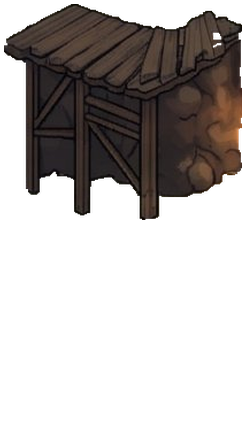
#> input picture assets/town/abrigo.png, 246 x 440 px, given in place of casa_a.png, which was not available
$ python build_suburbios.py
#> lines starting #> are read from the running program, lines starting #| are printed output that depends on the picture; after the words box and inside, x2 and y2 are one past the last pixel; in counts of white or black regions, pixels touching at a corner belong together
"""Arte dos Subúrbios Apagados (assets/biomes/suburbios). Rodar na raiz do projeto:

    python3 tools/build_suburbios.py [folha.png]

Parte da arte reaproveita peças do jogo (casas da cidade, portões, carroças), recolorida para a
noite apagada: janelas escuras, cores lavadas, musgo cinzento. O resto é desenhado aqui, em
pixel de arte, com o mesmo contorno azul-marinho e sombra em 3 tons dos heróis (ESTILO_VISUAL.md).
Toda peça sai como as outras do jogo: 288x672, pé no centro da imagem, pixel de arte ampliado 2x.
"""
from __future__ import annotations

import colorsys
import math
import random
import shutil
import sys
from pathlib import Path

import numpy as np
from PIL import Image, ImageDraw, ImageFilter

OUT = Path("assets/biomes/suburbios")
SRC = Path("assets")

# Paleta (ESTILO_VISUAL.md): mundo frio e lavado; a luz quente só onde há chama.
INK = (27, 24, 43)  # contorno
IRON = [(30, 33, 48), (48, 53, 72), (74, 81, 104), (104, 112, 138)]
STONE = [(62, 60, 70), (86, 84, 94), (114, 111, 120), (146, 142, 150)]
MOSS = [(48, 62, 52), (66, 84, 64), (90, 108, 80)]
HEDGE = [(20, 32, 32), (28, 46, 40), (38, 62, 48), (56, 82, 60)]
BARK = [(38, 30, 34), (58, 46, 48), (80, 64, 62), (104, 86, 80)]
LEAF = [(56, 40, 40), (84, 56, 48), (112, 74, 56)]
PLUM = [(44, 31, 58), (64, 44, 80), (88, 62, 104), (112, 84, 126)]
WINE = [(66, 28, 40), (98, 40, 52), (130, 58, 66)]
CREAM = [(120, 110, 100), (154, 142, 124), (186, 172, 148)]
STEEL = [(40, 42, 56), (58, 62, 78), (80, 86, 102), (106, 112, 128)]
RUST = [(90, 52, 42), (122, 72, 52), (150, 96, 64)]
GLASS = [(24, 30, 46), (38, 50, 72), (66, 86, 112)]
FLAME = [(214, 120, 40), (245, 176, 64), (255, 232, 160)]
WATER = [(30, 50, 64), (52, 82, 98), (96, 136, 150)]


# --- Base: tela de arte, contorno e saída no tamanho do jogo ------------------------

class Canvas:
    """Tela em pixel de arte. O pé da peça fica em (cx, foot)."""

    def __init__(self, w=144, h=168):
        self.im = Image.new("RGBA", (w, h), (0, 0, 0, 0))
        self.d = ImageDraw.Draw(self.im)
        self.w, self.h = w, h

    def rect(self, x0, y0, x1, y1, c):
        self.d.rectangle((round(x0), round(y0), round(x1), round(y1)), fill=c + (255,))

    def poly(self, pts, c):
        self.d.polygon([(round(x), round(y)) for x, y in pts], fill=c + (255,))

    def ellipse(self, x0, y0, x1, y1, c):
        self.d.ellipse((round(x0), round(y0), round(x1), round(y1)), fill=c + (255,))

    def line(self, pts, c, w=1):
        self.d.line([(round(x), round(y)) for x, y in pts], fill=c + (255,), width=w)

    def px(self, x, y, c):
        if 0 <= x < self.w and 0 <= y < self.h:
            self.im.putpixel((int(x), int(y)), c + (255,))

    def paste(self, other: Image.Image, x, y):
        self.im.alpha_composite(other, (int(x), int(y)))

    # [11 lines left out: function outline, not called in this run]


def drop_specks(art: Image.Image, smallest=14) -> Image.Image:
    """Tira pontinhos soltos (sobras de folha ou de recorte) longe da peça."""
    a = np.array(art)
    solid = a[..., 3] > 0
    seen = np.zeros_like(solid)
    h, w = solid.shape
    for y0 in range(h):
        for x0 in range(w):
            if not solid[y0, x0] or seen[y0, x0]:
                continue
            stack = [(y0, x0)]
            seen[y0, x0] = True
            group = []
            while stack:
                y, x = stack.pop()
                group.append((y, x))
                for dy, dx in ((1, 0), (-1, 0), (0, 1), (0, -1)):
                    ny, nx = y + dy, x + dx
                    if 0 <= ny < h and 0 <= nx < w and solid[ny, nx] and not seen[ny, nx]:
                        seen[ny, nx] = True
                        stack.append((ny, nx))
            if len(group) < smallest:
                for y, x in group:
                    a[y, x, 3] = 0
    return Image.fromarray(a)


def finish(art: Image.Image, foot_x=None, foot_y=None) -> Image.Image:
    """Peça em pixel de arte -> imagem do jogo (288x672, pé no centro, ampliada 2x)."""
    art = drop_specks(art)
    box = art.getbbox()
    if box is None:
        raise ValueError("peça vazia")
    if foot_x is None:
        foot_x = (box[0] + box[2]) / 2
    if foot_y is None:
        foot_y = box[3]
    out = Image.new("RGBA", (144, 336))
    out.alpha_composite(art, (int(round(72 - foot_x)), int(round(168 - foot_y))))
    return out.resize((288, 672), Image.Resampling.NEAREST)


def from_game(path: Path) -> Image.Image:
    """Peça do jogo (288x672, 2x) -> pixel de arte."""
    im = Image.open(path).convert("RGBA")
#> im is the input picture: PIL image 246x440 RGBA; mean R, G, B, A 20.3, 16, 14.1, 88.3
    return im.resize((im.width // 2, im.height // 2), Image.Resampling.NEAREST)


def save(im: Image.Image, name: str):
    OUT.mkdir(parents=True, exist_ok=True)
    im.save(OUT / f"{name}.png", optimize=True)


# --- Recolorir para a noite apagada ---------------------------------------------------

def _hsv(a):
    rgb = a[..., :3].astype(np.float32) / 255.0
    mx = rgb.max(-1)
    mn = rgb.min(-1)
    diff = mx - mn
    h = np.zeros_like(mx)
    m = diff > 1e-6
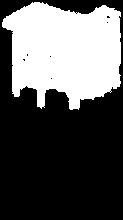
#> m: shape (220, 123) bool; 35.3% white; 1 white region, box (x1, y1, x2, y2) and area: (2, 2, 121, 110) 9556
    r, g, b = rgb[..., 0], rgb[..., 1], rgb[..., 2]
    idx = m & (mx == r)
#> idx: shape (220, 123) bool; 34.1% white; 1 white region, box (x1, y1, x2, y2) and area: (2, 2, 121, 110) 9237
    h[idx] = ((g - b)[idx] / diff[idx]) % 6
    idx = m & (mx == g)
#> idx: shape (220, 123) bool; 0.32% white in thin lines or dots, all inside (x1, y1, x2, y2) = (6, 2, 121, 109)
    h[idx] = ((b - r)[idx] / diff[idx]) + 2
#> h: shape (220, 123) float32; min 0, max 5.94, mean 0.384
    idx = m & (mx == b)
#> idx: shape (220, 123) bool; 1.5% white in thin lines or dots, all inside (x1, y1, x2, y2) = (3, 24, 97, 90)
    h[idx] = ((r - g)[idx] / diff[idx]) + 4
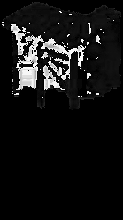
#> h: shape (220, 123) float32; min 0, max 5.94, mean 0.436; drawn with min black and max white
    h = h / 6.0
    s = np.where(mx > 1e-6, diff / np.maximum(mx, 1e-6), 0)
    return h, s, mx


def _rgb(h, s, v):
    i = np.floor(h * 6).astype(int) % 6
    f = h * 6 - np.floor(h * 6)
    p = v * (1 - s)
    q = v * (1 - f * s)
    t = v * (1 - (1 - f) * s)
    out = np.zeros(h.shape + (3,), np.float32)
    for k, (a, b, c) in enumerate([(v, t, p), (q, v, p), (p, v, t), (p, q, v), (t, p, v), (v, p, q)]):
        sel = i == k
        out[sel, 0], out[sel, 1], out[sel, 2] = a[sel], b[sel], c[sel]
    return np.clip(out * 255, 0, 255).astype(np.uint8)


def recolor(im: Image.Image, sat=0.65, val=0.82, windows="dark", greens=None, hue_shift=0.0, tint=None) -> Image.Image:
    """Lava as cores. windows: "dark" apaga as janelas acesas, "keep" deixa a luz.
    greens: (sat, val, hue) para folhagem; tint: cor que puxa tudo (frio da noite)."""
    a = np.array(im.convert("RGBA"))
    h, s, v = _hsv(a)
    warm = (h > 0.08) & (h < 0.18) & (s > 0.35) & (v > 0.62)
#> warm: shape (220, 123) bool; 0.01% white in thin lines or dots, all inside (x1, y1, x2, y2) = (120, 59, 121, 61)
    green = (h > 0.18) & (h < 0.48) & (s > 0.2)
#> green: shape (220, 123) bool; 0.01% white in thin lines or dots, all inside (x1, y1, x2, y2) = (15, 4, 31, 97)
    s2 = s * sat
    v2 = v * val
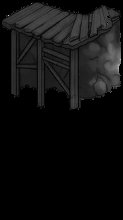
#> v2: shape (220, 123) float32; min 0, max 0.78, mean 0.0624
    h2 = (h + hue_shift) % 1.0
    if greens is not None:
        gs, gv, gh = greens
#> gs = 0.35; gv = 0.7; gh = 0.12
        s2 = np.where(green, s * gs, s2)
        v2 = np.where(green, v * gv, v2)
        if gh is not None:
            h2 = np.where(green, gh, h2)
    if windows == "dark":
        # janelas acesas viram vidro escuro com um reflexo azulado
        s2 = np.where(warm, 0.38, s2)
        h2 = np.where(warm, 0.62, h2)
        v2 = np.where(warm, 0.16 + (v - 0.62) * 0.5, v2)
    rgb = _rgb(h2, np.clip(s2, 0, 1), np.clip(v2, 0, 1)).astype(np.float32)
#> in _rgb, `i = np.floor(h * 6).astype(int) % 6`:
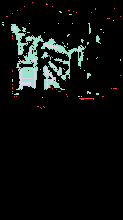
#> i: shape (220, 123) int64; 6 distinct labels, from 0 to 5; one colour per label, 0 black
#> the loop in _rgb, `for k, (a, b, c) in enumerate([(v, t, p), (q, v, p), (p, v, t), (p, q,..` made 6 passes
    if tint is not None:
        rgb = rgb * 0.82 + np.array(tint, np.float32) * 0.18
    a[..., :3] = np.clip(rgb, 0, 255).astype(np.uint8)
    return Image.fromarray(a)


# [10 lines left out: function dry, not called in this run]


def boards(art: Image.Image, seed: int, count=3) -> Image.Image:
    """Tábuas pregadas em algumas janelas escuras (casas abandonadas)."""
    a = np.array(art)
    h, s, v = _hsv(a)
#> in _hsv (call 2), `rgb = a[..., :3].astype(np.float32) / 255.0`:
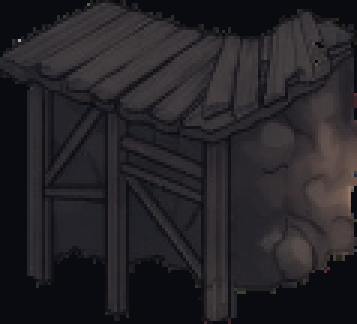
#> rgb: shape (108, 119, 3) float32 (shown 3 times larger); mean R, G, B 0.146, 0.137, 0.155
#> in _hsv (call 2), `diff = mx - mn`:
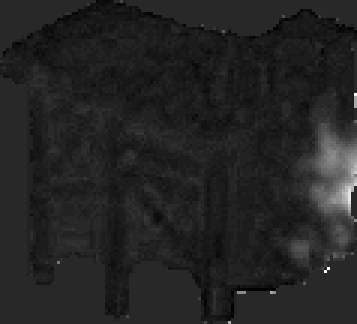
#> diff: shape (108, 119) float32 (shown 3 times larger); min 0, max 0.173, mean 0.0245; drawn with min black and max white
#> in _hsv (call 2), `m = diff > 1e-6`:
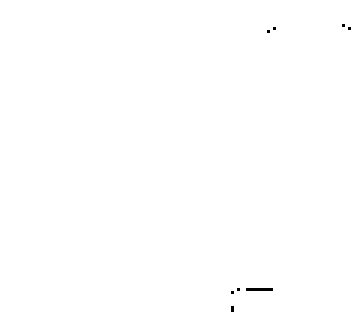
#> m: shape (108, 119) bool (shown 3 times larger); 99.9% white; black in thin lines or dots, all inside (x1, y1, x2, y2) = (77, 8, 117, 104)
    dark_glass = (a[..., 3] > 0) & (h > 0.55) & (h < 0.7) & (v < 0.32) & (s > 0.25)
    ys, xs = np.nonzero(dark_glass)
#> ys = 253 values from 0 to 107; xs = 253 values, max 118 at index 117, min 1 at index 36, mean 44.43
    if len(xs) == 0:
        return art
    rng = random.Random(seed)
    c = Canvas(art.width, art.height)
    c.paste(art, 0, 0)
    for _ in range(count):
        k = rng.randrange(len(xs))
        x, y = xs[k], ys[k]
        w = rng.randint(7, 10)
        tilt = rng.choice((-1, 1))
        for dy in range(3):
            c.line([(x - w // 2, y + dy + tilt), (x + w // 2, y + dy - tilt)], BARK[2 if dy else 3])
        c.line([(x - w // 2, y - 1 + tilt), (x + w // 2, y - 1 - tilt)], INK)
#> this loop made 3 passes
#> (k, x, y) on passes 1 to 3: (115, 20, 56), (130, 42, 65), (205, 33, 90)
    return c.im


# --- Desenhos novos ----------------------------------------------------------------------

# [354 lines left out: functions gas_lamp, fence, leaf_mass, hedge, graves, bandstand and 4 more, not called in this run]


# --- Peças reaproveitadas ------------------------------------------------------------------

def town(name):
    return from_game(SRC / "town" / "ilustrado" / f"{name}.png")


def scene(name):
    return from_game(SRC / "scenes" / f"{name}.png")


def biome(b, name):
    return from_game(SRC / "biomes" / b / f"{name}.png")


def crop_art(im):
    return im.crop(im.getbbox())


def cold_stone(im, val=0.85):
    """Pedra fria e musgo cinzento."""
    return recolor(im, sat=0.45, val=val, greens=(0.4, 0.75, 0.33), tint=(70, 76, 100))


def build_props():
    houses = {
        "casa_suburbio_a": ("casa_a", 11),
        "casa_suburbio_b": ("casa_b", 12),
        "casa_suburbio_c": ("casa_c", 13),
    }
    for name, (src, seed) in houses.items():
        art = recolor(town(src), sat=0.55, val=0.78, greens=(0.35, 0.7, 0.12), tint=(60, 64, 96))
        save(finish(boards(crop_art(art), seed)), name)
#> in finish, `box = art.getbbox()`: box = (0, 0, 119, 108)
#> in finish, `foot_x = (box[0] + box[2]) / 2`: foot_x = 59.5
#> in finish, `foot_y = box[3]`: foot_y = 108
    # A casa de quem resiste: a única com luz nas janelas (vila a resgatar).
    lit = recolor(town("casa_a"), sat=0.7, val=0.82, windows="keep", greens=(0.5, 0.75, None), tint=(60, 64, 96))
    save(finish(crop_art(lit)), "casa")
    save(finish(crop_art(recolor(town("taverna"), sat=0.55, val=0.78, greens=(0.35, 0.7, 0.12), tint=(60, 64, 96)))), "pensao")
    save(finish(boards(crop_art(recolor(town("mansao"), sat=0.5, val=0.76, greens=(0.35, 0.7, 0.12), tint=(60, 64, 96))), 7, 5)), "mansao_aurelio")
    save(finish(crop_art(recolor(town("capela"), sat=0.45, val=0.78, greens=(0.35, 0.7, 0.12), tint=(60, 64, 96)))), "capela_canal")
    save(finish(crop_art(recolor(town("capela"), sat=0.15, val=0.55, greens=(0.3, 0.6, 0.33), tint=(60, 64, 96)))), "mausoleu")
    save(finish(crop_art(recolor(town("abrigo"), sat=0.5, val=0.75, greens=(0.35, 0.7, 0.12), tint=(60, 64, 96)))), "barracao")
    save(finish(crop_art(recolor(town("abrigo"), sat=0.55, val=0.78, greens=(0.35, 0.7, 0.12), tint=(60, 64, 96)))), "alojamento")
    save(finish(crop_art(recolor(town("forja"), sat=0.5, val=0.72, greens=(0.35, 0.7, 0.12), tint=(60, 64, 96)))), "galpao")
    save(finish(crop_art(recolor(town("torre_madeira"), sat=0.5, val=0.78, tint=(60, 64, 96)))), "torre_vigia")
    save(finish(crop_art(recolor(town("torre_madeira"), sat=0.5, val=0.72, tint=(60, 64, 96)))), "guarita")
    fonte = dry(town("fonte"))
    fonte = recolor(fonte, sat=0.3, val=0.75, greens=(0.3, 0.6, 0.12), tint=(60, 64, 96))
    save(finish(crop_art(fonte)), "fonte_seca")
    tents = [("barraca_a", from_game(SRC / "town" / "barraca_b.png"), 0.0, 1.25),
             ("barraca_b", from_game(SRC / "town" / "barraca_c.png"), 0.0, 1.3),
             ("barraca_c", town("tenda"), 0.55, 0.76)]
    for name, im, shift, val in tents:
        save(finish(crop_art(recolor(im, sat=0.6, val=val, hue_shift=shift, greens=(0.35, 0.7, 0.12), tint=(60, 64, 96)))), name)
    # Barcos esquecidos no canal e barris da usina.
    boat = from_game(SRC / "town" / "barco_b.png")
    save(finish(crop_art(recolor(boat, sat=0.45, val=0.72, greens=(0.35, 0.7, 0.12), tint=(60, 64, 96)))), "barco")
    save(finish(crop_art(recolor(from_game(SRC / "town" / "barris_b.png"), sat=0.5, val=0.75, tint=(60, 64, 96)))), "barris")
    # Fonte de luz: a única com água, e a água ainda brilha.
    save(finish(crop_art(recolor(town("fonte"), sat=0.8, val=0.9, windows="keep", greens=(0.35, 0.7, 0.12)))), "fonte_luz")
    save(finish(crop_art(recolor(scene("camp_carroca"), sat=0.5, val=0.75, greens=(0.35, 0.7, 0.12), tint=(60, 64, 96)))), "carroca")
    save(finish(crop_art(recolor(town("caixas"), sat=0.5, val=0.75, windows="dark", tint=(60, 64, 96)))), "caixas")
    save(finish(crop_art(recolor(scene("shrine_bench"), sat=0.5, val=0.75, greens=(0.35, 0.7, 0.12), tint=(60, 64, 96)))), "banco")
    gate = recolor(scene("garden_gate"), sat=0.4, val=0.8, greens=(0.35, 0.7, 0.33), tint=(60, 64, 96))
    save(finish(crop_art(gate)), "portao_jardim")
    save(finish(crop_art(recolor(scene("garden_gate"), sat=0.15, val=0.68, greens=(0.3, 0.6, 0.33), tint=(80, 84, 110)))), "portao_cemiterio")
    save(finish(crop_art(cold_stone(scene("garden_wall")))), "muro")
    save(finish(crop_art(cold_stone(biome("floresta", "ruina_b"), 0.9))), "estatua")
    save(finish(crop_art(cold_stone(biome("floresta", "ruina_a"), 0.72))), "cripta")
    save(finish(crop_art(cold_stone(biome("floresta", "torre"), 0.8))), "portao_cidade")
    save(finish(crop_art(cold_stone(biome("floresta", "enfeite_a"), 0.85))), "coluna")
    save(finish(crop_art(cold_stone(biome("floresta", "pedras_b"), 0.75))), "ponte_caida")
    # Barricada: caixotes e a carroça virada, fechando a cabeceira da ponte.
    bar = Canvas(150, 120)
    crates = crop_art(recolor(town("caixas"), sat=0.45, val=0.7, tint=(60, 64, 96)))
    cart = crop_art(recolor(scene("camp_carroca"), sat=0.45, val=0.7, greens=(0.35, 0.7, 0.12), tint=(60, 64, 96)))
    bar.paste(cart.transpose(Image.Transpose.FLIP_LEFT_RIGHT), 4, 116 - cart.height)
    bar.paste(crates, 150 - crates.width - 4, 118 - crates.height)
    save(finish(bar.im), "barricada")
    save(finish(gas_lamp(False)), "lampiao")
    save(finish(gas_lamp(True)), "lampiao_aceso")
    save(finish(fence()), "grade")
    save(finish(hedge(1)), "sebe")
    save(finish(hedge(2)), "sebe_b")
    save(finish(graves(1)), "lapides")
    save(finish(graves(2)), "lapides_b")
    save(finish(bandstand()), "coreto")
    save(finish(gas_tank(True)), "gasometro")
    save(finish(gas_tank(False)), "gasometro_pequeno")
    save(finish(tram(True)), "bonde")
    save(finish(stepping_stones()), "pedras_vau")
    # A estufa: a de vidro do pântano, sem cor e quebrada.
    save(finish(crop_art(recolor(biome("floresta", "casa"), sat=0.45, val=0.75, greens=(0.35, 0.7, 0.12), tint=(60, 64, 96)))), "estufa")


# [60 lines left out: functions build_biome_pieces, contact_sheet, not called in this run]


def main():
    OUT.mkdir(parents=True, exist_ok=True)
    build_props()
    build_biome_pieces()
    print(f"Subúrbios: {len(list(OUT.glob('*.png')))} peças em {OUT}")
    if len(sys.argv) > 1:
        contact_sheet(sys.argv[1])


if __name__ == "__main__":
#> (the run stopped early here; a loop or call above may not have finished)
